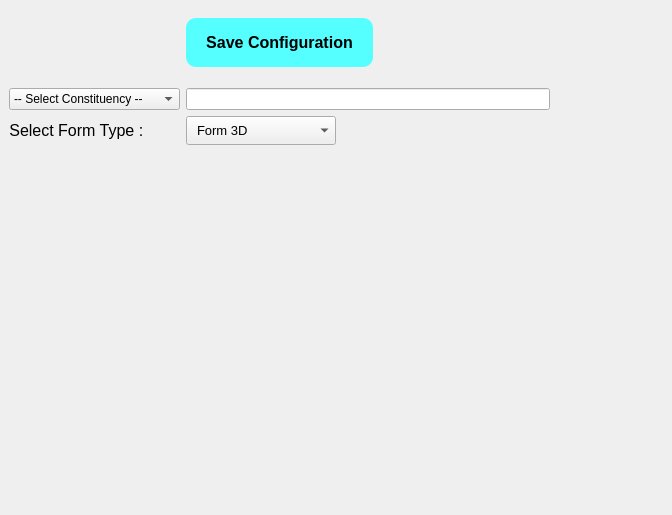
<?xml version="1.0" encoding="UTF-8"?>
<ui version="4.0">
 <class>Form</class>
 <widget class="QWidget" name="Form">
  <property name="geometry">
   <rect>
    <x>0</x>
    <y>0</y>
    <width>672</width>
    <height>515</height>
   </rect>
  </property>
  <property name="windowTitle">
   <string>Form</string>
  </property>
  <widget class="QWidget" name="gridLayoutWidget">
   <property name="geometry">
    <rect>
     <x>9</x>
     <y>9</y>
     <width>541</width>
     <height>141</height>
    </rect>
   </property>
   <layout class="QGridLayout" name="gridLayout">
    <item row="1" column="0">
     <layout class="QFormLayout" name="formLayout">
      <property name="labelAlignment">
       <set>Qt::AlignLeading|Qt::AlignLeft|Qt::AlignVCenter</set>
      </property>
      <property name="formAlignment">
       <set>Qt::AlignCenter</set>
      </property>
      <item row="0" column="1">
       <widget class="QLineEdit" name="lineEdit"/>
      </item>
      <item row="1" column="0">
       <widget class="QLabel" name="selectFormTypeLabel">
        <property name="font">
         <font>
          <pointsize>12</pointsize>
         </font>
        </property>
        <property name="text">
         <string>Select Form Type : </string>
        </property>
        <property name="alignment">
         <set>Qt::AlignCenter</set>
        </property>
       </widget>
      </item>
      <item row="1" column="1">
       <widget class="QComboBox" name="formTypeComboBox">
        <property name="sizePolicy">
         <sizepolicy hsizetype="Preferred" vsizetype="Fixed">
          <horstretch>0</horstretch>
          <verstretch>0</verstretch>
         </sizepolicy>
        </property>
        <property name="maximumSize">
         <size>
          <width>150</width>
          <height>30</height>
         </size>
        </property>
        <property name="font">
         <font>
          <pointsize>10</pointsize>
         </font>
        </property>
        <property name="styleSheet">
         <string notr="true">QComboBox {
	padding: 5px 10px;
}
</string>
        </property>
        <item>
         <property name="text">
          <string>Form 3D</string>
         </property>
        </item>
        <item>
         <property name="text">
          <string>Form 3E</string>
         </property>
        </item>
       </widget>
      </item>
      <item row="0" column="0">
       <widget class="QComboBox" name="comboBox">
        <item>
         <property name="text">
          <string>-- Select Constituency --</string>
         </property>
        </item>
        <item>
         <property name="text">
          <string>9-Barfung</string>
         </property>
        </item>
        <item>
         <property name="text">
          <string>10-Poklok-Kamrang</string>
         </property>
        </item>
        <item>
         <property name="text">
          <string>11-Namchi-Singhithang</string>
         </property>
        </item>
        <item>
         <property name="text">
          <string>12-Melli</string>
         </property>
        </item>
        <item>
         <property name="text">
          <string>13-Namthang-Rateypanni</string>
         </property>
        </item>
        <item>
         <property name="text">
          <string>14-Temi-Namphing</string>
         </property>
        </item>
        <item>
         <property name="text">
          <string>15-Rangang-Yangang</string>
         </property>
        </item>
       </widget>
      </item>
     </layout>
    </item>
    <item row="0" column="0" alignment="Qt::AlignHCenter|Qt::AlignVCenter">
     <widget class="QPushButton" name="pushButton">
      <property name="styleSheet">
       <string notr="true">QPushButton {
	border-radius: 10px;
	background-color: rgb(85, 255, 255);
	font-size: 16px;
	font-weight: bold;
	padding: 15px 20px;
}

QPushButton:pressed {
	background-color: rgb(85, 255, 127);
}</string>
      </property>
      <property name="text">
       <string>Save Configuration</string>
      </property>
     </widget>
    </item>
   </layout>
  </widget>
 </widget>
 <resources/>
 <connections/>
</ui>
